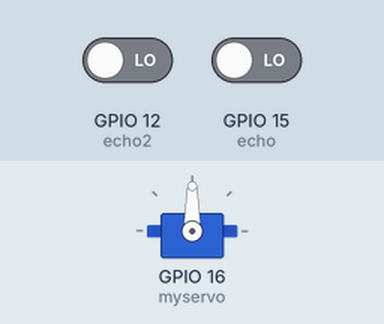
A sketch run on a simulated ESP32. Shown: servo. The inputs (shaded band) are chosen by the test bench; at power-on: GPIO 12 (echo2) LOW, GPIO 15 (echo) LOW. WiFi joins after 1.5 s; servers stay silent unless stated; no MQTT or app messages arrive unless stated; what the sketch prints to the serial monitor is not drawn.

Above: at 0.0 s.
At 3.3 s:
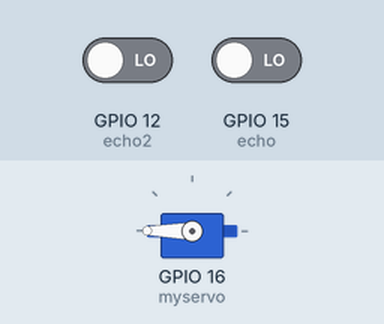
Timing chart, 0 to 4.8 s (numbered marks = the images above):
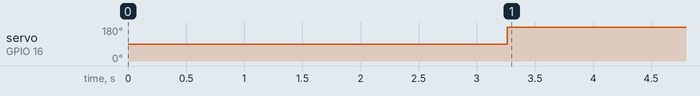

The sketch:

dust_bin.ino
```cpp
int trig=14;
int echo=15;
int trig2=13;
int echo2=12;
long distance;
#include <PubSubClient.h>
#include <WiFi.h>
#include <Servo.h>
Servo myservo;
#define ssid "RM306-RESIDENCE"
#define password "InTeRnEt"
#define mqtt_server "mqtt.eclipseprojects.io"
WiFiClient espClient;
PubSubClient Mclient(espClient);////creating an object in pubsub client

int timeh;

    // to subscribe data.........we will have to draw the callback funtion so that it can work as a communication channel

     // Creating MQTT callback
void callback(char* topic, byte* message, unsigned int length) {
  Serial.print("Message arrived on topic: ");
  Serial.print(topic);
  Serial.print(". Message: ");
  String messageTemp;


    //converting the message received in bytes to char
    for (int i = 0; i < length; i++) {
      Serial.print((char)message[i]);
      messageTemp += (char)message[i];
      Serial.println(messageTemp);
    }
    Serial.println();

    // Feel free to add more if statements to control more GPIOs with MQTT

    // If a message is received on the topic home/office/esp1/gpio2, you check if the message is either 1 or 0. Turns the ESP GPIO according to the message
    if(topic=="phone"){

        if(messageTemp == "open"){
          myservo.write(180);
          Serial.print("Open");
        }
        else if(messageTemp == "close"){
          myservo.write(0);
          Serial.print("closed");
        }
    }
}

void reconnect() {
  // Loop until we're reconnected
  while (!Mclient.connected()) {
  Serial.print("Attempting MQTT connection...");
  // Attempt to connect to a specific id which is esp8266client

  if (Mclient.connect("ESPG32")) {
    Serial.println("connected");
    // Subscribe or resubscribe to a topic
    // You can subscribe to more topics (to control more LEDs in this example)
    Mclient.subscribe("phone");//pump is the topic which then the client will be able to publish to in the callback looop

  } else {
    Serial.print("failed, rc=");
    Serial.print(Mclient.state());
    Serial.println(" try again in 5 seconds");
    // Wait 5 seconds before retrying
    delay(5000);
  }
  }
  }


void setup() {
  // put your setup code here, to run once:
  pinMode(trig,OUTPUT);
  pinMode(echo,INPUT);
  pinMode(trig2,OUTPUT);
  pinMode(echo2,INPUT);
  Serial.begin(9600);
  myservo.attach(16);
  WiFi.mode(WIFI_STA);//to intiate it as a listener butcomes automatic so this line of code is not very much useful
  delay(10);
  Serial.println("Connecting to WiFi...");
  WiFi.begin(ssid, password);

   //wait for connection
  while (WiFi.status() != WL_CONNECTED) {
    delay(500);
    Serial.print(".");
  }
  Serial.println("\nWiFi connected");
  //Serial.println("IP address: " + WiFi.localIP().toString());//viewing ip address

  Mclient.setServer(mqtt_server, 1883);//creating mqtt
  Mclient.setCallback(callback);//for the client to publish


//to reconnect whenever not connected
  if (!Mclient.connected()) {
    reconnect();
  }
  if(!Mclient.loop())
    Mclient.connect("ESPG32");

}


int calculate_distance(int trigpin,int echopin){
  digitalWrite(trigpin,LOW);
  delay(100);
  digitalWrite(trigpin,HIGH);
  delay(100);
  digitalWrite(trigpin,LOW);

  timeh=pulseIn(echopin,HIGH);
  distance=timeh *0.0343/2;
  return distance;
}

void loop() {
  // put your main code here, to run repeatedly:
  int distance_1 = calculate_distance(trig,echo);
  Serial.println(distance_1);
  delay(500);
  if (distance_1 <= 100){
    myservo.write(180);
  }
  else{
    myservo.write(0);
  }
  int distance_2=calculate_distance(trig2,echo2);
  Serial.println(distance_2);
  delay(500);

   // put your main code here, to run repeatedly:

  int percentage = distance_2/ 194;
  int final_percentage = percentage *100;

  ///publishing data.....the first tpart in the arguement is the topic subscribe in string format while the second part is the message in string format
  char per[8];
  dtostrf(final_percentage, 4, 2, per);
  Mclient.publish("keith", per);
  delay(1000);
 }
```

Measured:
- by itself, servo on GPIO 16 (myservo): 90° → 180° at 3.3 s
